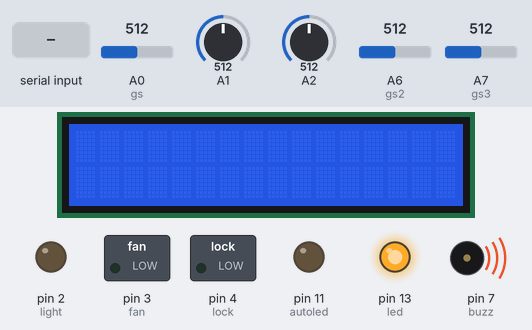
Recording of a sketch running on a simulated Arduino Nano, built with avr-gcc and run on an emulated ATmega328P. On the bench: 16×2 character LCD, switched loads named in the sketch (green lamp = pin HIGH), output pins drawn as LEDs (lit = HIGH), buzzer (waves = sounding, pin HIGH). The inputs (shaded band) are chosen by the test bench; at power-on: A2 = 512, A0 (gs) = 512, A1 = 512, A6 (gs2) = 512, A7 (gs3) = 512. Pins used as bus, display or sensor lines are not drawn; what the sketch prints to the serial monitor is not drawn.

Above: at 1.2 s.
1.3 s: A2 set to 484
At 14.1 s:
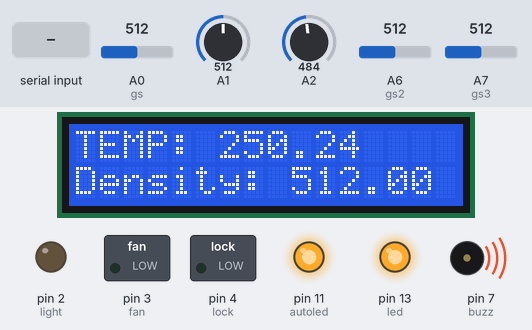
14.5 s: "1" received over Serial
At 27.3 s:
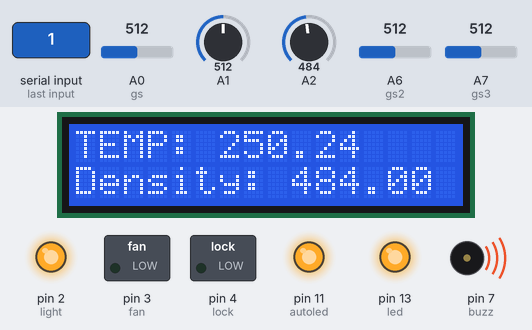
27.6 s: "3" received over Serial
At 39.6 s:
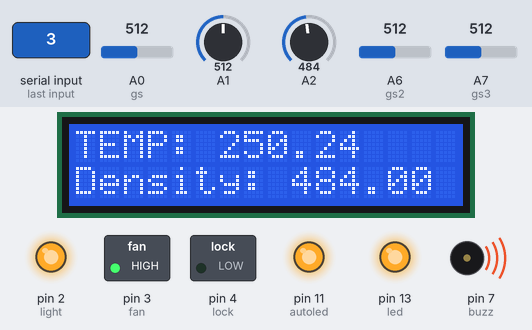
40.6 s: A2 set to 510
At 53.0 s:
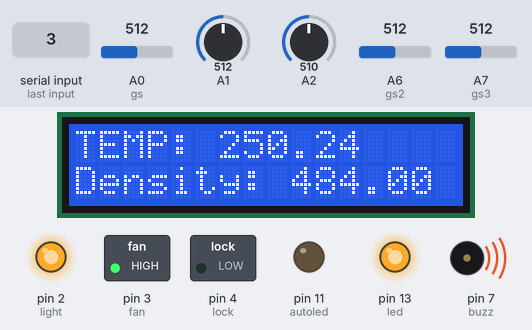
53.6 s: "2" received over Serial
At 66.3 s:
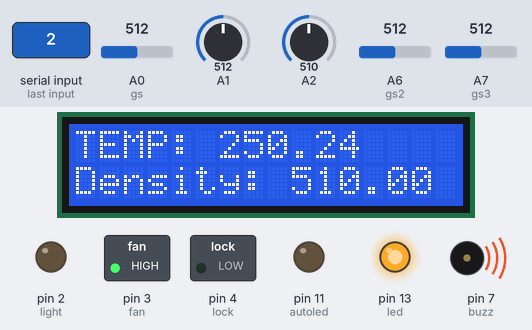
66.7 s: "5" received over Serial
At 78.5 s:
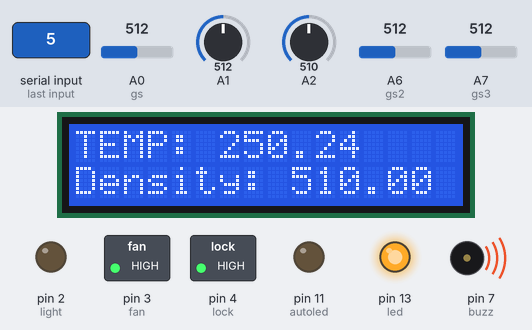
Timing chart, 0 to 80.0 s (numbered marks = the images above; inputs shaded):
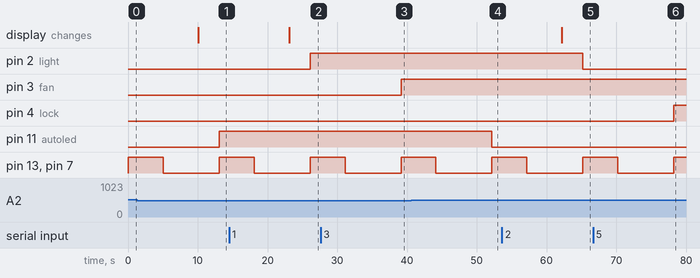

Measured:
- the behaviour switches between 500 and 499 on A2 (found by bisection; images 0 and 1)
- after the input at 1.3 s, pin 11 (autoled): LOW → HIGH after 11.8 s
- after the input at 14.5 s, pin 2 (light): LOW → HIGH after 11.6 s
- after the input at 27.6 s, pin 3 (fan): LOW → HIGH after 11.6 s
- after the input at 40.6 s, pin 11 (autoled): HIGH → LOW after 11.6 s
- after the input at 53.6 s, pin 2 (light): HIGH → LOW after 11.6 s
- after the input at 66.7 s, pin 4 (lock): LOW → HIGH after 11.5 s

The sketch:

hom_auto_motor_driver.ino
```cpp
#include<Wire.h>
#include<LiquidCrystal_I2C.h>
const int en = 2, rw = 1, rs = 0, d4 = 4, d5 = 5, d6 = 6, d7 = 7, bl = 3;
const int i2c_addr = 0x27;

LiquidCrystal_I2C lcd(i2c_addr, en, rw, rs, d4, d5, d6, d7, bl, POSITIVE);
float vout;
float temp;
float density;
int gs = A0;
int gs2 = A6;
int gs3 = A7;
int buzz = 7;
int led = 13;
int light = 2;
int fan = 3;
int lock = 4;
int autoled=11;
int dcfan_pwm =9;
int dcfan_inA =8;
int dcfan_inB = 10;
int spd = 250 ;
int smoke1 ;
int smoke2 ;
int smoke3 ;
int smoke ;
char sms;
void lightonoff()
{
  digitalWrite(buzz, HIGH);
  digitalWrite(led, HIGH);
  delay(5000);
  digitalWrite(led, LOW);
  digitalWrite(buzz, LOW);
  delay(5000);
}


void setup() {

  lcd.begin(16, 2);
  Serial.begin(9600);
  pinMode(buzz, OUTPUT);
  pinMode(light, OUTPUT);
  pinMode(fan, OUTPUT);
  pinMode(lock, OUTPUT);
  pinMode(led, OUTPUT);
  pinMode(autoled, OUTPUT);
  pinMode(dcfan_pwm, OUTPUT);
  pinMode(dcfan_inA, OUTPUT);
  pinMode(dcfan_inB, OUTPUT);


}

void loop() {

  density = analogRead(A2);
  if(density<500)
  {
    digitalWrite(autoled,HIGH);
  }
  else
  {
    digitalWrite(autoled,LOW);
  }
  smoke1 = analogRead(gs);
  smoke2 = analogRead(gs2);
  smoke3 = analogRead(gs3);
  smoke  = ((smoke1 + smoke2 + smoke3) / 3);
  vout = analogRead(A1);
  temp = (vout * 500) / 1023;

  if (smoke > 100)
  {
    lightonoff();
    analogWrite(dcfan_pwm,spd);
    digitalWrite(dcfan_inA, HIGH);
    digitalWrite(dcfan_inB, LOW);
  }
  else
  {
    digitalWrite(buzz, LOW);
    digitalWrite(led, LOW);
    digitalWrite(dcfan_inA, LOW);
    digitalWrite(dcfan_inB, LOW);

  }
  lcd.setCursor(0, 0);
  lcd.print("TEMP: ");
  lcd.print(temp);
  lcd.setCursor(0, 1);
  lcd.print("Density: ");
  lcd.print(density);

  Serial.print(temp);
  Serial.print("|");
  Serial.print(density);
  Serial.print("|");
  Serial.println(smoke);
  delay(3000);
  //control
  if (Serial.available() != 0)
  {
    sms = Serial.read();
  }
  if (sms == '1')
  {
    digitalWrite(light, HIGH);
  }
  if (sms == '2')
  {
    digitalWrite(light, LOW);
  }
  if (sms == '3')
  {
    digitalWrite(fan, HIGH);
  }
  if (sms == '4')
  {
    digitalWrite(fan, LOW);
  }
  if (sms == '5')
  {
    digitalWrite(lock, HIGH);
  }
  if (sms == '6')
  {
    digitalWrite(lock, LOW);
  }
}
```
